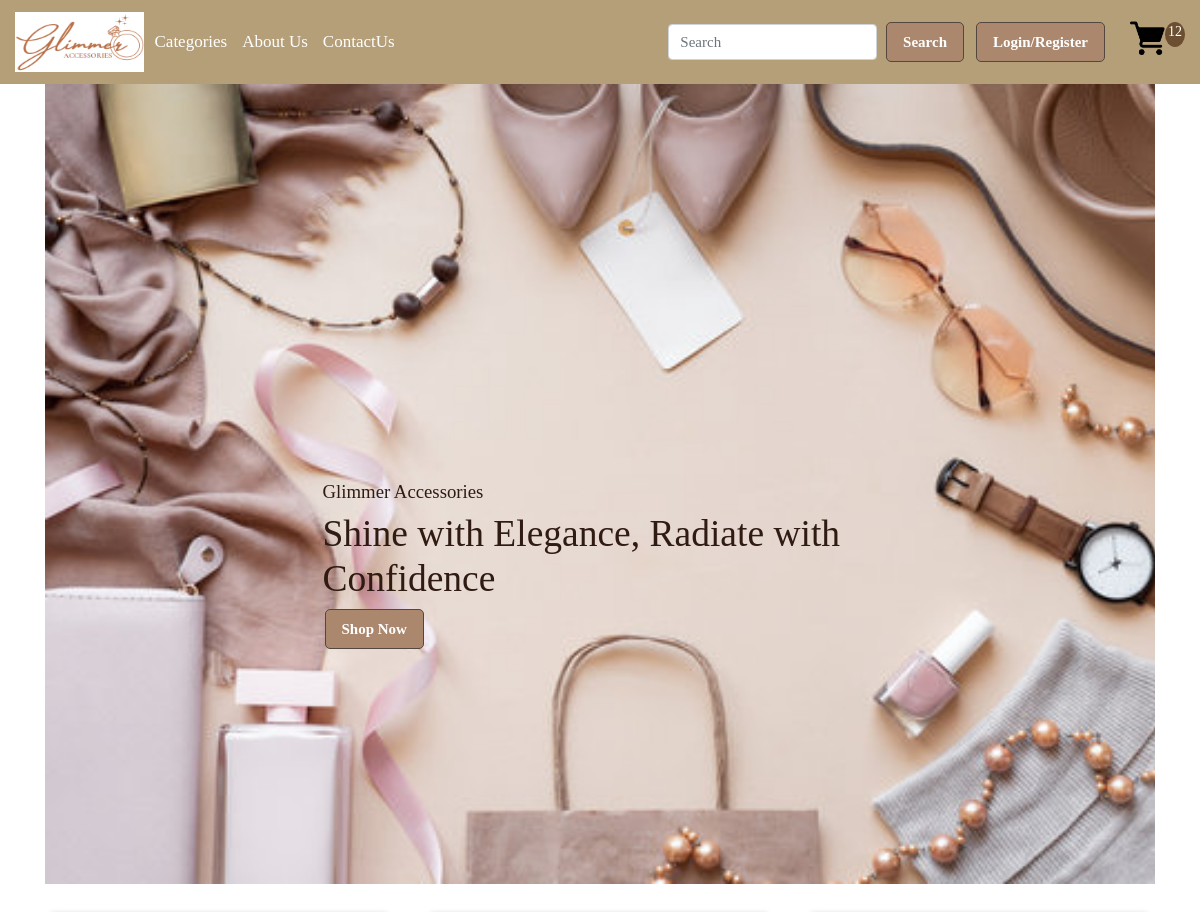
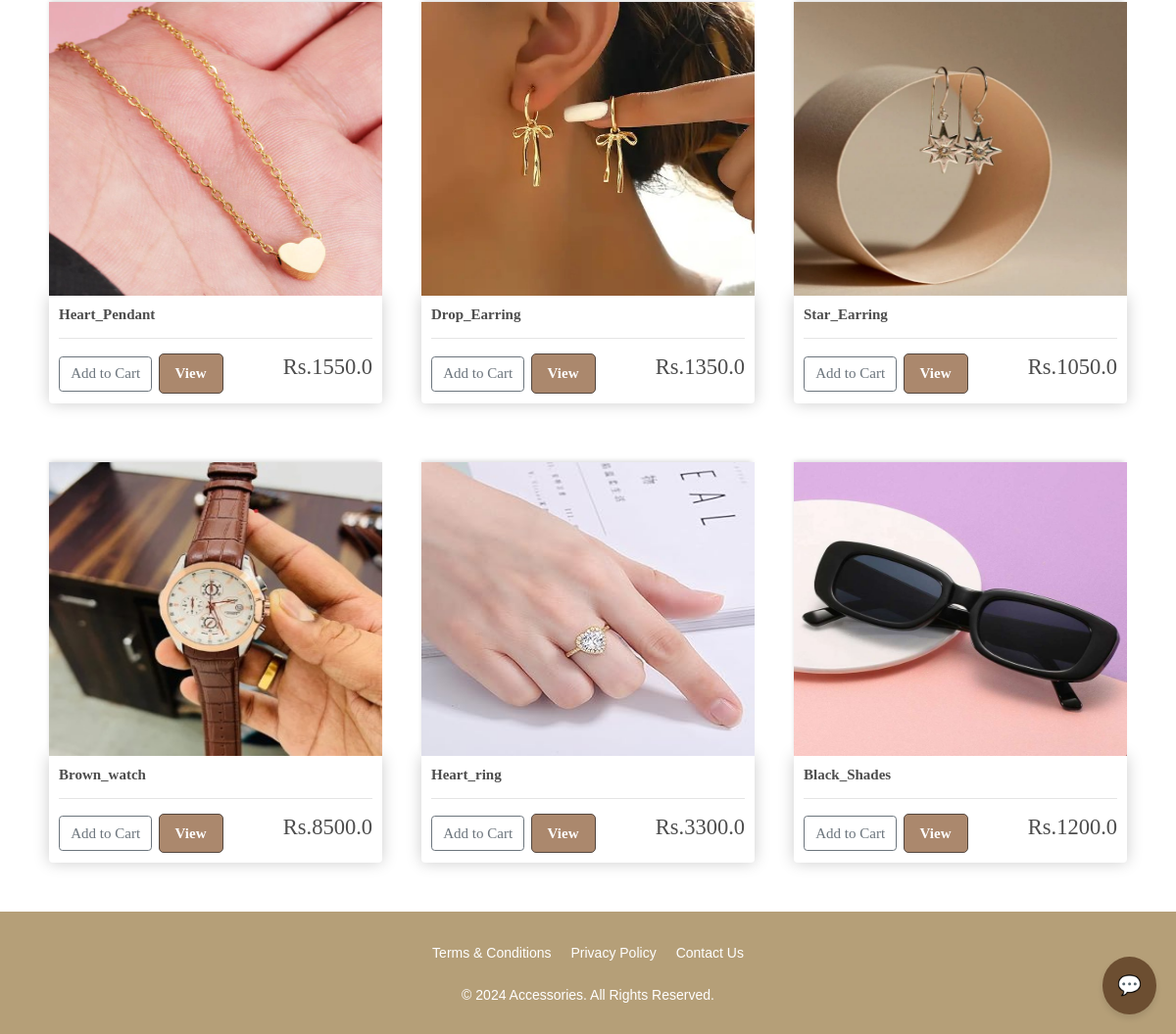
The app's page / (signed in) with its own data (2 pictures, top to bottom).
### shop/models.py (models this page shows, shortened)
class Product(models.Model):
	name = models.CharField(max_length=200)
	price = models.FloatField()
	image=models.ImageField(null=True,blank=True)
	category = models.ForeignKey('Category', on_delete=models.SET_NULL, null=True, blank=True)
	@property
	def imageURL(self):
		try:
			url=self.image.url
		except:
			url=''
		return url

### shop/views.py (the view)
# urls.py: path('',include('shop.urls')),
def shop(request):
	if request.user.is_authenticated:
		customer = request.user.customer
		order, created = Order.objects.get_or_create(customer=customer, complete=False)
		items = order.orderitem_set.all()
		cartItems = order.get_cart_items
	else:
		items = []
		order = {'get_cart_total':0, 'get_cart_items':0}
		cartItems = order['get_cart_items']
	products = Product.objects.all()
	context = {'products':products, 'cartItems':cartItems}
	return render(request, 'shop/shop.html', context)

### shop/models.py (called while the page is built)
	@property
	def get_cart_items(self):
		orderitems = self.orderitem_set.all()
		total = sum([item.quantity for item in orderitems])
		return total

### shop/templates/shop/shop.html (shortened to what this page needs)
{%extends 'shop/main.html' %}
{%load static%}
{%block content%}
<html>
    <head>
    </head>
    <div>
    <section id="home">
        <div class="container">
          <br>
            <h5 style="color: #2f1b12"> Glimmer Accessories</h5>
            <h1 style="color: #2f1b12"><span>Shine with Elegance, </span> Radiate with Confidence</h1>
            <button class="btn custom-login" onclick=openshop()>Shop Now</button>
        </div>
    </section>
    </div>
<div class="row" style="margin-top: 20px;">
    {%for product in products%}
    <div class="col-lg-4" style="margin-bottom: 50px;">
        <img  class="thumbnail" src="{{product.imageURL}}">
        <div class="box-element product">
            <h6><strong>{{product.name}}</strong></h6>
            <hr>
            <button data-product="{{product.id}}" data-action="add" class="btn btn-outline-secondary add-btn update-cart">Add to Cart</button>
            <a class="btn custom-view" href="#">View</a>
            <h4 style="display: inline-block; float: right">Rs.{{product.price}}</h4>
        </div>
    </div>
    {%endfor%}
</div>
</html>
{%endblock content%}

### static/css/main.css (style rules this page uses)
body { background-color:white; }
h1,h2,h3,h4,h5,h6 { color:hsl(0, 0%, 30%); }
.box-element { box-shadow:hsl(0, 0%, 80%) 0 0 16px; background-color: #fff; border-radius: 4px; padding: 10px; }
.thumbnail { width: 100%; height: 300px; -webkit-box-shadow: -1px -3px 5px -2px rgba(214,214,214,1); -moz-box-shadow: -1px -3px 5px -2px rgba(214,214,214,1); box-shadow: -1px -3px 5px -2px rgba(214,214,214,1); }
.product { border-radius: 0 0 4px 4px; }
.col-lg-4, .col-lg-6, .col-lg-8, .col-lg-12 { margin-top: 10px; }
.btn { border-radius: 1; }
.custom-view { background-color: #AB886D; color: white; border-color: #54473F; margin-left: 2px; margin-right: 10px; padding: 8px 16px; border-radius: 5px; font-weight: bold; transition: background-color 0.3s ease }
.custom-login { background-color: #AB886D; color: white; border-color: #54473F; margin-left: 2px; margin-right: 10px; padding: 8px 16px; border-radius: 5px; font-weight: bold; transition: background-color 0.3s ease }
.col-xs-1, .col-sm-1, .col-md-1, .col-lg-1, .col-xs-2, .col-sm-2, .col-md-2, .col-lg-2, .col-xs-3, .col-sm-3, .col-md-3, .col-lg-3, .col-xs-4, .col-sm-4, .col-md-4, .col-lg-4, .col-xs-5, .col-sm-5, .col-md-5, .col-lg-5, .col-xs-6, .col-sm-6, .col-md-6, .col-lg-6, .col-xs-7, .col-sm-7, .col-md-7, .col-lg-7, .col-xs-8, .col-sm-8, .col-md-8, .col-lg-8, .col-xs-9, .col-sm-9, .col-md-9, .col-lg-9, .col-xs-10, .col-sm-10, .col-md-10, .col-lg-10, .col-xs-11, .col-sm-11, .col-md-11, .col-lg-11, .col-xs-12, .col-sm-12, .col-md-12, .col-lg-12 { position: relative; min-height: 1px; padding-left: 20px; padding-right: 20px; }
div { display: block; unicode-bidi: isolate; }
* { box-sizing: border-box; }
body { font-family: 'Old Standard TT', serif; color:black; font-weight: 400; font-size: 14px; line-height: 24px; -webkit-font-smoothing: antialiased; -moz-osx-font-smoothing: grayscale; }
body { font-family: 'Old Standard TT', serif; font-size: 17px; line-height: 1.42857143; color:black; background-color: #fff; }
html { font-size: 100%; }
html { font-size: 15px; -webkit-tap-highlight-color: rgba(0, 0, 0, 0); }
html { font-family: 'Old Standard TT', serif; -ms-text-size-adjust: 100%; -webkit-text-size-adjust: 100%; }
*:before, *:after { box-sizing: border-box; }

### shop/templates/shop/main.html (style rules this page uses)
* { margin: 0; padding: 0; box-sizing: border-box; }

### shop/templates/shop/shop.html (style rules this page uses)
#home { background-image: url('../images/1.jpg'); width: 100%; height: 100vh; background-size: cover; background-position-x: 0px; background-position-y: 0px; display: flex; flex-direction: column; justify-content: center; align-items: flex-start; }
#home .container { padding: 25%; margin-top: 137px; }

### records on screen
Product: imageURL (picture), name "Heart_Pendant", price "1550.0"
Product: imageURL (picture), name "Drop_Earring", price "1350.0"
Product: imageURL (picture), name "Star_Earring", price "1050.0"
Product: imageURL (picture), name "Brown_watch", price "8500.0"
Product: imageURL (picture), name "Heart_ring", price "3300.0"
Product: imageURL (picture), name "Black_Shades", price "1200.0"

### other values on screen
{{ cartItems }} "12"
